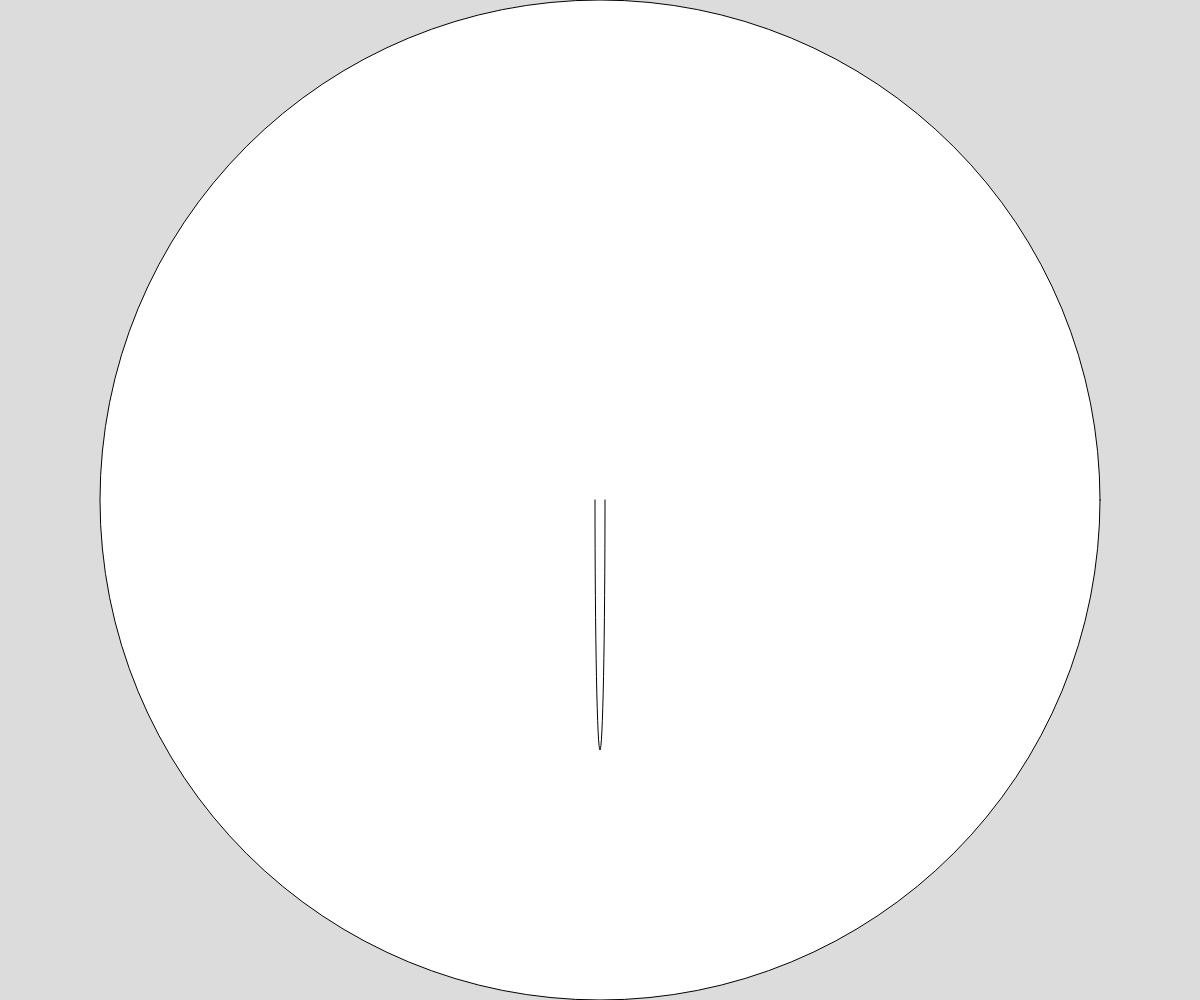
Frame 1 (no input)
Frame 60 (no input): identical to frame 1, image omitted
Frame 120 (the mouse pressed at the canvas centre since frame 60): identical to frame 1, image omitted

The p5.js sketch that drew this single still picture (run headless with seeded random() and noise() and a simulated clock; from frame 60 on, the mouse is pressed at the canvas centre):

// p5.js sketch
// ── sketch.js
// The Clock
// Kamaluddin
// Date
//
// Extra for Experts:
// - describe what you did to take this project "above and beyond"

let radius;
let xCenter;
let yCenter;
let hHand;
let mHand;
let sHand;



function setup() {
  createCanvas(windowWidth, windowHeight);
  yCenter = height/2;
  xCenter = width/2;
  if (windowHeight>windowWidth){
    radius = xCenter;
  }
  else{
    radius = yCenter;
  }
  

}

function draw() {
  // arc()
  background(220);
  circle(xCenter, yCenter, radius*2);
  // fill(15);
  arc(xCenter, yCenter, 10, radius, 0, PI);
}
